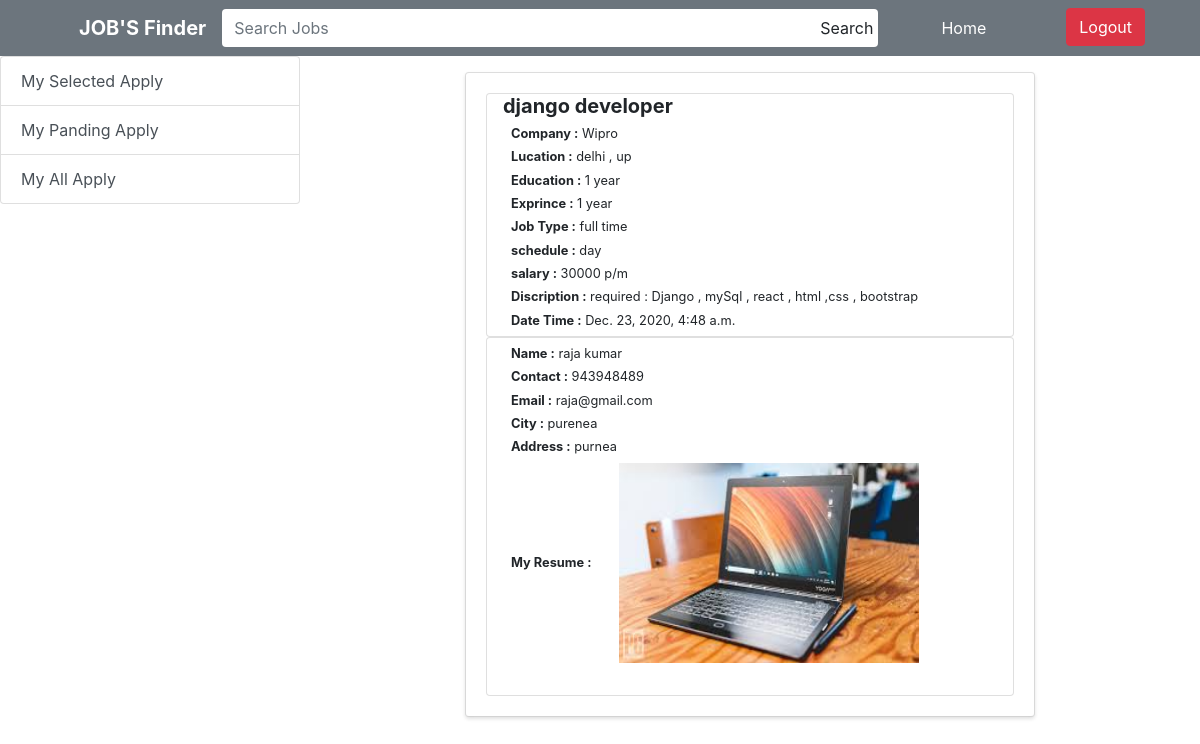
/detail_job/1 (signed in), run on the app's committed database.
### jobs/models.py (models this page shows, shortened)
class Apply(models.Model):
    apply_id = models.AutoField(primary_key=True)
    user = models.ForeignKey(settings.AUTH_USER_MODEL, on_delete=models.CASCADE)
    job_id = models.ForeignKey(Jobs,on_delete=models.CASCADE)
    first_name = models.CharField(max_length=200)
    last_name = models.CharField(max_length=200)
    contact = models.IntegerField()
    email = models.EmailField()
    address = models.CharField(max_length=200)
    city = models.CharField(max_length=200)
    state = models.CharField(max_length=200)
    resume = models.FileField(upload_to='media/')
    date = models.DateTimeField(auto_now_add=True)
    status = models.BooleanField(default = False)

class Jobs(models.Model):
    job_id = models.AutoField(primary_key=True)
    com_id = models.ForeignKey(CompanyeeDetails,on_delete=models.CASCADE)
    job_name = models.CharField(max_length=200)
    exprience = models.CharField(max_length=300)
    edication = models.CharField(max_length=400)
    job_type = models.CharField(max_length=200)
    schedule = models.CharField(max_length=200)
    salary = models.IntegerField()
    dicription = models.TextField()
    datetime = models.DateTimeField(auto_now_add=True)

class CompanyeeDetails(models.Model):
    com_id = models.AutoField(primary_key=True)
    user = models.ForeignKey(settings.AUTH_USER_MODEL,on_delete=models.CASCADE)
    com_name = models.CharField(max_length=200)
    com_email = models.EmailField()
    com_logo = models.ImageField(upload_to = 'media/')
    com_city = models.CharField(max_length=200)
    com_address = models.CharField(max_length=200)

### jobs/views.py (the view)
# urls.py: path('detail_job/<int:pk>', MyApplyDetail.as_view(), name="my_apply_detail"),
class MyApplyDetail(LoginRequiredMixin,DetailView):
    model = Apply
    context_object_name = 'detail_job'
    template_name = 'user/myapplydetail.html'

### templates/user/myapplydetail.html (shortened to what this page needs)
{% extends 'user/base.html' %}
{% block content %}
    <div class="container-fluid mt-3">
    <div class="row">
        <div class="col-lg-8 mx-auto">
            <div class="card shadow-sm">
                <div class="card-body border-0 shadow-sm">
                   <div class="card">
                        <h5 class="display-5 ml-3"><b>{{ detail_job.job_id.job_name }}</b></h5>
                        <h5 class="small ml-4"><b>Company :</b> {{ detail_job.job_id.com_id.com_name }}</h5>
                        <h5 class="small ml-4"><b>Lucation :</b> {{ detail_job.job_id.com_id.com_city }} , {{ detail_job.job_id.com_id.com_address }}</h5>
                        <h5 class="small ml-4"><b>Education :</b> {{ detail_job.job_id.exprience }}</h5>
                        <h5 class="small ml-4"><b>Exprince :</b> {{ detail_job.job_id.exprience }}</h5>
                        <h5 class="small ml-4"><b>Job Type :</b> {{ detail_job.job_id.job_type }}</h5>
                        <h5 class="small ml-4"><b>schedule :</b> {{ detail_job.job_id.schedule }}</h5>
                        <h5 class="small ml-4"><b>salary :</b> {{ detail_job.job_id.salary }} p/m</h5>
                        <h5 class="small ml-4"><b>Discription :</b> {{ detail_job.job_id.dicription }}</h5>
                        <h5 class="small ml-4"><b>Date Time :</b> {{ detail_job.job_id.datetime }}</h5>
                   </div>
                    <div class="card">
                        <h5 class="small ml-4"><b>Name  :</b> {{ detail_job.first_name }} {{ detail_job.last_name }}</h5>
                        <h5 class="small ml-4"><b>Contact :</b> {{ detail_job.contact }}</h5>
                        <h5 class="small ml-4"><b>Email :</b> {{ detail_job.email }}</h5>
                        <h5 class="small ml-4"><b>City :</b> {{ detail_job.city }}</h5>
                        <h5 class="small ml-4"><b>Address :</b> {{ detail_job.address }}</h5>
                        <h5 class="small ml-4"><b>My Resume :</b> <img src="{{ detail_job.resume.url }}" alt="" width="300px" height="200px" class="ml-4"></h5><br>
                   </div>
                </div>
            </div>
        </div>
    </div>
    </div>
{% endblock %}

### data on the page
Apply: job_id.job_name "django developer", job_id.com_id.com_name "Wipro", job_id.com_id.com_city "delhi", job_id.com_id.com_address "up", job_id.exprience "1 year", job_id.job_type "full time", job_id.schedule "day", job_id.salary "30000", job_id.dicription "required : Django , mySql , react , html ,css , bootstrap", job_id.datetime "Dec. 23, 2020, 4:48 a.m.", first_name "raja", last_name "kumar", contact "943948489", email "raja@gmail.com", city "purenea", address "purnea", resume (picture)
